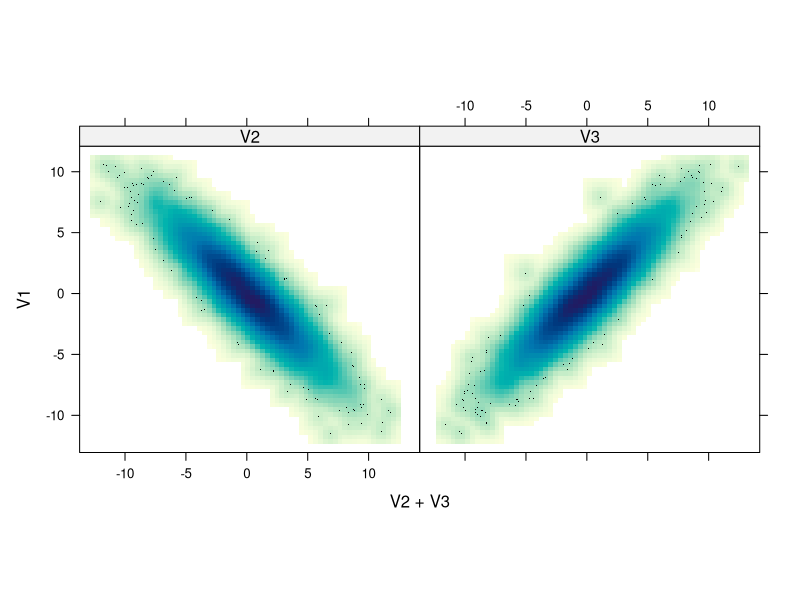
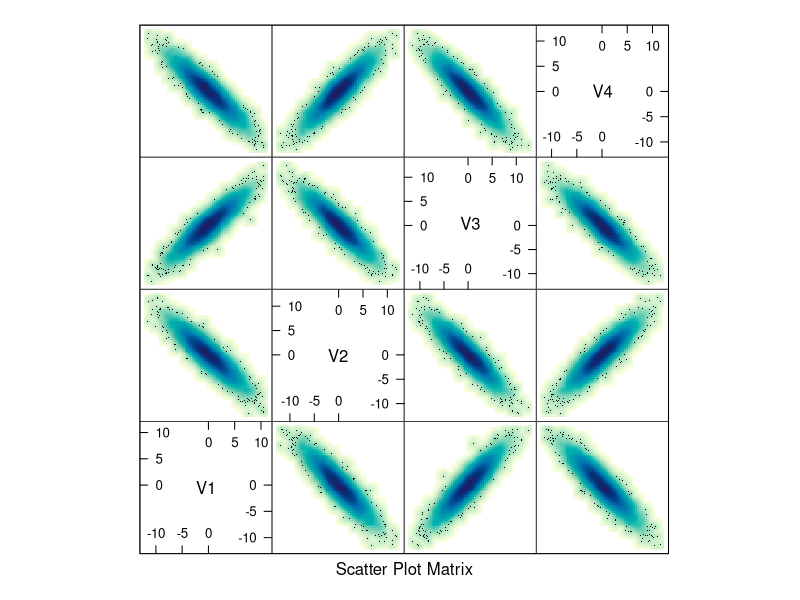

These charts were generated, in order, by the following R code:
library(lattice)


### Name: F_2_panel.smoothScatter
### Title: Lattice panel function analogous to smoothScatter
### Aliases: panel.smoothScatter
### Keywords: hplot

### ** Examples


ddf <- as.data.frame(matrix(rnorm(40000), ncol = 4) + 3 * rnorm(10000))
ddf[, c(2,4)] <- (-ddf[, c(2,4)])
xyplot(V1 ~ V2 + V3, ddf, outer = TRUE,
       panel = panel.smoothScatter, aspect = "iso")
splom(ddf, panel = panel.smoothScatter, nbin = 64, raster = TRUE)
